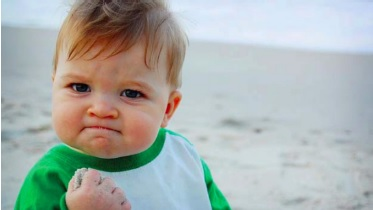
%> input picture INM460-ComputerVision/labs/success-Kid.jpg, 373 x 210 px
$ octave instagram_take2.m   (GNU Octave 9; MATLAB toolbox functions it lacks are replaced by stand-ins)
%> lines starting %> are read from the running program, lines starting %| are printed output that depends on the picture
% Transformation in HSV space
% This can be done in other colour spaces too.
% Example: decreasing saturation
clear all;
clc;
I = imread('success-Kid.jpg');
%> I is the input picture: size 210x373x3 uint8; mean R, G, B 169.8, 176.8, 172.9
HSV = rgb2hsv(I);
%> HSV: size 210x373x3 double; mean H, S, V 0.424, 0.218, 0.751
H = HSV(:, :, 1);
S = HSV(:, :, 2);
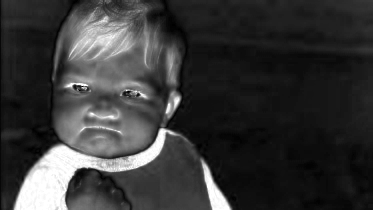
%> S: size 210x373 double; min 0, max 1, mean 0.218
V = HSV(:, :, 3);
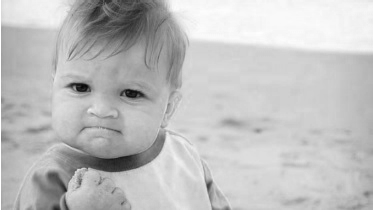
%> V: size 210x373 double; min 0.0196, max 1, mean 0.751
s_h = 1; s_s = 0.5; s_v = 1;
J(:, :, 1) = s_h * H;
J(:, :, 2) = s_s * S;
J(:, :, 3) = s_v * V;
%> J: size 210x373x3 double; mean H, S, V 0.424, 0.109, 0.751
J = hsv2rgb(J);
figure; imshow(J);

% holiday - increase saturation
clear all;
clc;
I = imread('Instagram.png');
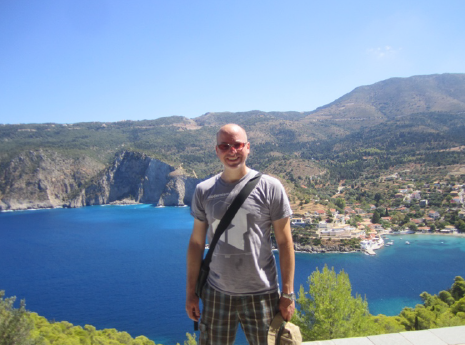
%> input picture INM460-ComputerVision/labs/instagram.png, 465 x 345 px
%> I is the input picture: size 345x465x3 uint8; mean R, G, B 121.7, 143.9, 168.1
HSV = rgb2hsv(I);
%> HSV: size 345x465x3 double; mean H, S, V 0.515, 0.345, 0.69
H = HSV(:, :, 1);
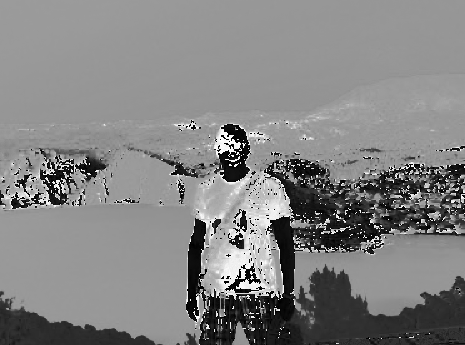
%> H: size 345x465 double; min 0, max 0.998, mean 0.515
S = HSV(:, :, 2);
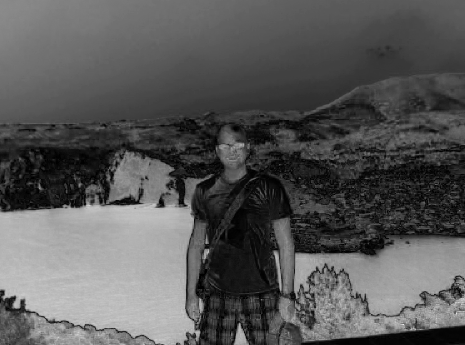
%> S: size 345x465 double; min 0, max 0.931, mean 0.345
V = HSV(:, :, 3);
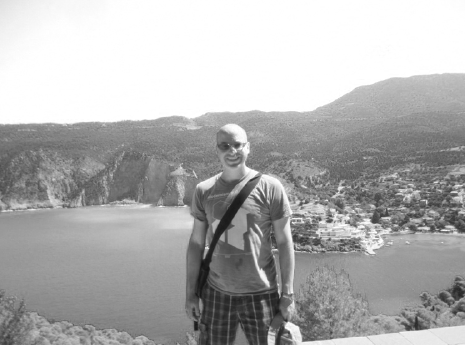
%> V: size 345x465 double; min 0.0706, max 1, mean 0.69
s_h = 1; s_s = 1.5; s_v = 1;
J(:, :, 1) = s_h * H;
J(:, :, 2) = s_s * S;
J(:, :, 3) = s_v * V;
%> J: size 345x465x3 double; mean H, S, V 0.515, 0.517, 0.69
J = hsv2rgb(J);
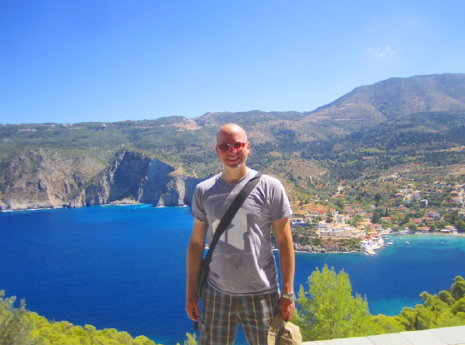
%> J: size 345x465x3 double; mean R, G, B 0.371, 0.501, 0.644; drawn with min black and max white
figure; imshow(J);
